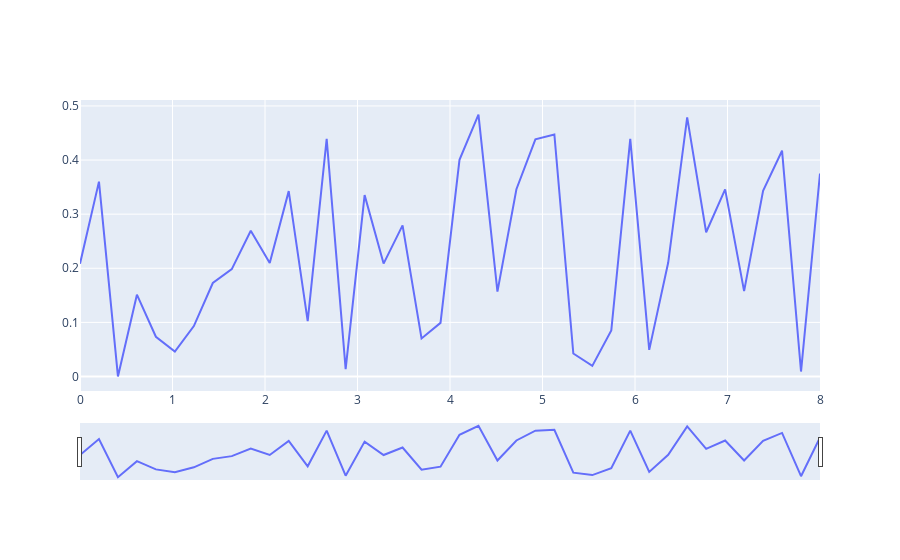

The code cell stored with this chart in its notebook:
### Code cell
import plotly.graph_objects as go

fig = go.Figure()
fig.add_trace(go.Scatter(x=x, y=y))
fig.update_layout(
    hovermode='x',
    xaxis=dict(
        rangeslider=dict(
            visible=True
        ),
    )
)
fig.show(renderer='plotly_mimetype+png')

### Figure 1 — Plotly figure (JSON) as saved in the notebook; plotly's stock layout.template omitted (floating-point values rounded to 4 significant figures)
{"data": [{"type": "scatter", "x": [0, 0.2051, 0.4103, 0.6154, 0.8205, 1.026, 1.231, 1.436, 1.641, 1.846, 2.051, 2.256, 2.462, 2.667, 2.872, 3.077, 3.282, 3.487, 3.692, 3.897, 4.103, 4.308, 4.513, 4.718, 4.923, 5.128, 5.333, 5.538, 5.744, 5.949, 6.154, 6.359, 6.564, 6.769, 6.974, 7.179, 7.385, 7.59, 7.795, 8], "y": [0.2085, 0.3602, 5.719e-05, 0.1512, 0.07338, 0.04617, 0.09313, 0.1728, 0.1984, 0.2694, 0.2096, 0.3426, 0.1022, 0.4391, 0.01369, 0.3352, 0.2087, 0.2793, 0.07019, 0.09905, 0.4004, 0.4841, 0.1567, 0.3462, 0.4382, 0.4473, 0.04252, 0.01953, 0.08492, 0.4391, 0.04917, 0.2106, 0.4789, 0.2666, 0.3459, 0.1578, 0.3433, 0.4173, 0.009144, 0.3751]}], "layout": {"hovermode": "x", "xaxis": {"rangeslider": {"visible": true}}}}
